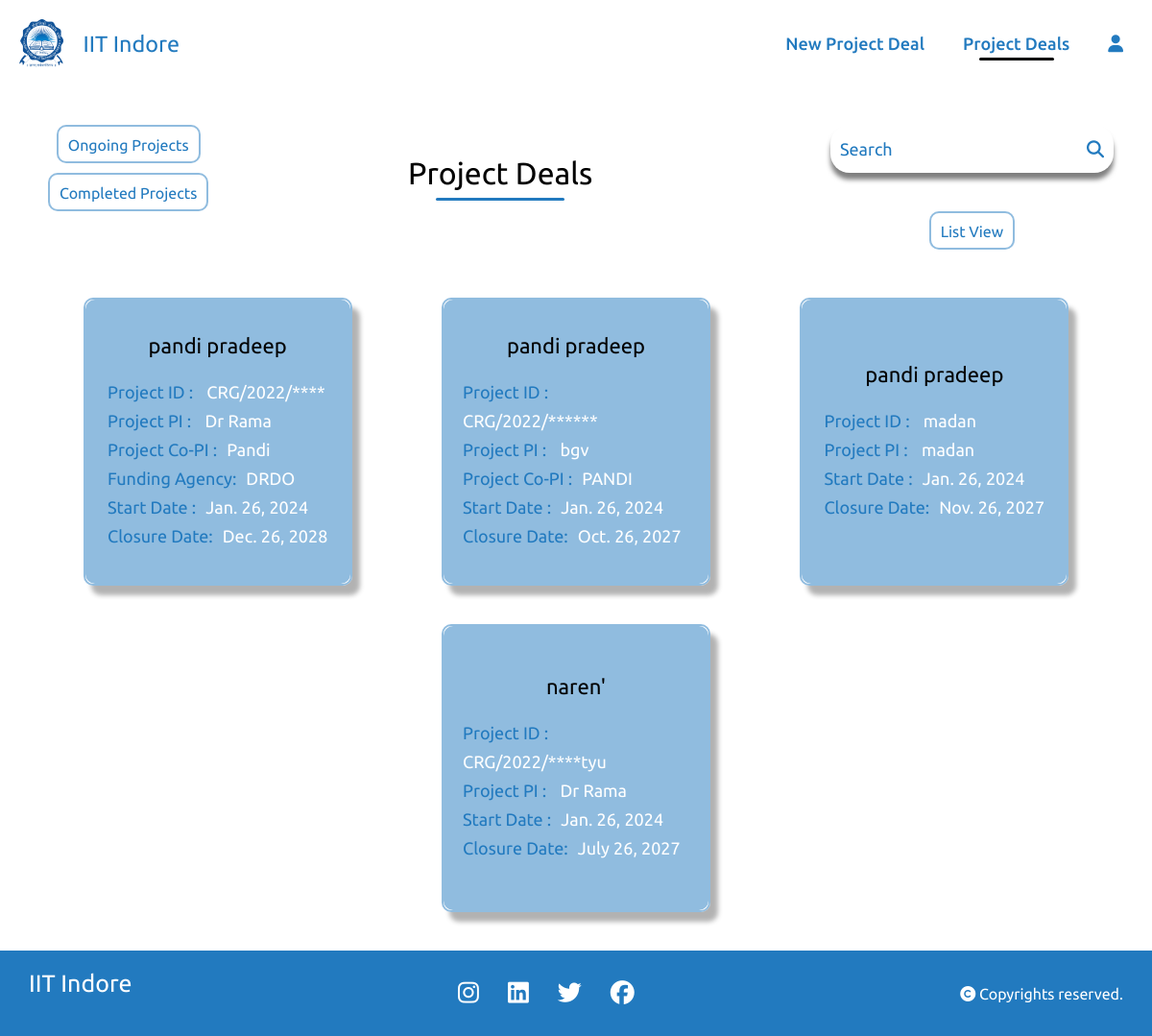
/project_list/, run on an earlier commit of the app's database.
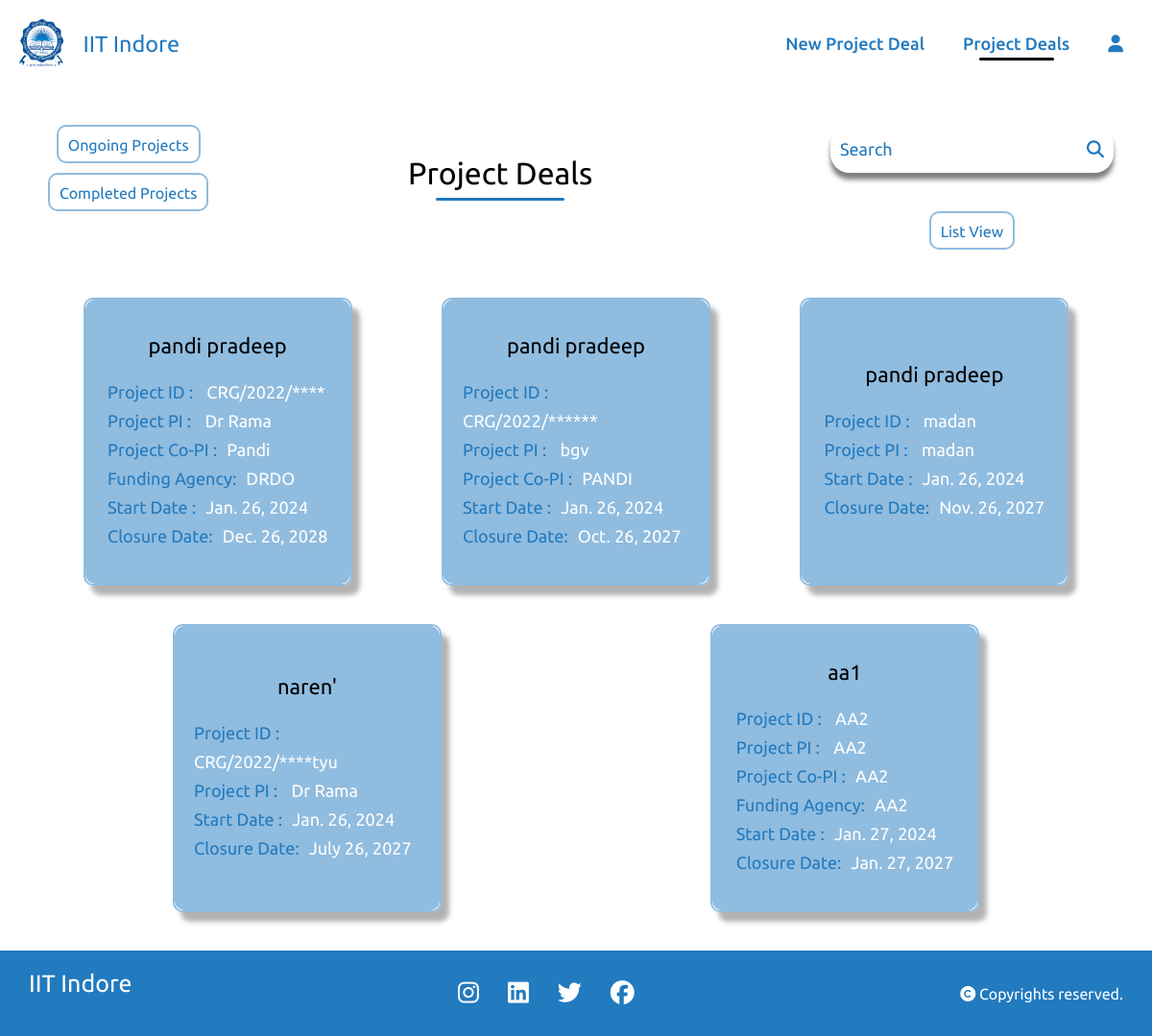
And on a later commit of the database.
### home/models.py (models this page shows)
class project_details(models.Model):
    Project_Fellowship_No = models.CharField(max_length=20,null=True,blank=True,default=None)
    Project_file_name = models.CharField(max_length=20,null=True,blank= True)
    PI_of_Project = models.CharField(max_length=20,blank=True,null=True)
    Sanctioned_Date = models.DateField(null=True)
    Project_Start_Date = models.DateField(null=True)
    Project_Closure_Date = models.DateField(null=True)
    Title_of_Project = models.CharField(max_length=50,blank=True,null=True)
    project_duration =models.IntegerField(null=True)
    financial_year_start_index = models.IntegerField(null=True)
    financial_year_end_index = models.IntegerField(null=True)
    start_month = models.IntegerField(null=True)
    end_month = models.IntegerField(null=True)
    funding_agency = models.CharField(max_length=100,blank=True,null=True)
    Co_PI_of_Project = models.CharField(max_length=100,blank=True,null=True)
    Country_Involved = models.CharField(max_length=100,blank=True,null=True)
    Category = models.CharField(max_length=100,blank=True,null=True)
    Details_of_Donors= models.CharField(max_length=100,blank=True,null=True)
    remark = models.TextField(null=True, blank=True)
    scheme_name = models.CharField(max_length=255, null=True, blank=True)
    scheme_code = models.CharField(max_length=50, null=True, blank=True)
    received_amount = models.DecimalField(max_digits=10, decimal_places=2, null=True, blank=True)
    date_of_receipt_amount = models.DateField(null=True, blank=True)
    provisional_uc = models.TextField(null=True, blank=True)
    audited_uc = models.TextField(null=True, blank=True)
    link_uc = models.URLField(null=True, blank=True)
    sanction_letters_link = models.URLField(null=True, blank=True)
    total_project_cost = models.DecimalField(max_digits=10, decimal_places=2, null=True, blank=True)
    fellowship_type = models.CharField(max_length=100, null=True, blank=True)
    TASK_CHOICES = [
        ('ongoing', 'Ongoing'),
        ('completed', 'Completed'),
    ]
    task = models.CharField(
        max_length=10,
        choices=TASK_CHOICES,
        default='ongoing',
    )

### home/views.py (the view)
# urls.py: path('project_list/',views.project_list,name='project_list'),
def project_list(request):
    projects = project_details.objects.all()
    filter_option = request.GET.get('filter')
    if filter_option == 'ongoing':
        projects = projects.filter(task='ongoing')
    elif filter_option == 'completed':
        projects = projects.filter(task='completed')
    context = {'projects': projects}
    return render(request, 'project_list.html', context)

### templates/project_list.html (shortened to what this page needs)
{% load static %}
<!DOCTYPE html>
<html lang="en">
<head>
    <link rel="stylesheet" href="{% static 'style.css' %}">
</head>
<body>
    <div class="navbar1">
        <div class="title">
            <a href="{% url "homepage" %}" class="lo">
              <img src="{% static "IITI_Logo.png" %}" class="logo">
              <h3>IIT Indore</h3>
            </a>
        </div>
        <div class="links">
            <ul>
                <li><a href="{% url "index" %}">New Project Deal</a></li>
                <li><a href="{% url "project_list" %}" class="active"> Project Deals</a></li>
                <li><a href="{% url "logout" %}"><i class="fa-solid fa-user"></i></a></li>
            </ul>
        </div>
    </div>
    <div class="titles">
      <div class="dropdown">
        <div class="dropdown-menu" aria-labelledby="dropdownMenuButton">
          <a class="dropdown-item" href="#" onclick="showOngoingProjects()">Ongoing Projects</a>
          <a class="dropdown-item" href="#" onclick="showCompletedProjects()">Completed Projects</a>
        </div>
      </div>
      <div class="sub_nav">
          <div class="project_list"><h1>Project Deals</h1></div>
      </div>
      <div class="search">
        <form class="search-bar sub_nav" method="GET" action="{% url 'project_search' %}">
            <input type="text" name="q" placeholder="Search">
            <button type="submit"><i class="fa-solid fa-magnifying-glass"></i></button>
        </form>
        <a href="{% url 'project_listwise' %}">List View</a>
      </div>
    </div>
    <div class="project-container">
        {% for project in projects %}
        <div class="book">
            <div class="buttons">
                <a href="{% url 'fill' project_id=project.id %}">
                    <button class="button">Monthly Sheet</button>
                </a>
                <a href="{% url 'mastersheet' project_id=project.id %}">
                    <button class="button">Mastersheet</button>
                </a>
            </div>
            <div class="cover">
                <div class="project-details">
                    <h4 style="text-align:center;">   {{ project.Title_of_Project }}  </h4>
                    <p><span>Project ID  :</span><span> {{ project.Project_Fellowship_No }}</span></p>
                    <p><span>Project PI :</span><span> {{ project.PI_of_Project }}</span></p>
                    {% if project.Co_PI_of_Project %}<p><span>Project Co-PI :</span><span>{{ project.Co_PI_of_Project }}</span></p>{% endif %}
                    {% if project.funding_agency %}<p><span>Funding Agency:</span><span>{{ project.funding_agency }}</span></p>{% endif %}
                    <p><span>Start Date     :</span><span>{{ project.Project_Start_Date }}</span></p>
                    <p><span>Closure Date:</span><span>{{ project.Project_Closure_Date }}</span></p>
                </div>
            </div>
           </div>
        {% endfor %}
    </div>
    <footer>
        <div class="footer">
          <div class="info">
            <h4>IIT Indore</h4>
          </div>
          <div class="social">
            <ul>
              <li><a href="#"><i class="fa-brands fa-instagram"></i></a></li>
              <li><a href="#"><i class="fa-brands fa-linkedin"></i></a></li>
              <li><a href="#"><i class="fa-brands fa-twitter"></i></a></li>
              <li><a href="#"><i class="fa-brands fa-facebook"></i></a></li>
            </ul>
          </div>
          <div class="rights">
            <p><i class="fa-solid fa-copyright"></i> Copyrights reserved.</p>
          </div>
        </div>
      </footer>
</body>
</html>

What changed in the data, as far as the page shows it:
added project_details: Title_of_Project "aa1", Project_Fellowship_No "AA2", PI_of_Project "AA2", Co_PI_of_Project "AA2", funding_agency "AA2", Project_Start_Date "Jan. 27, 2024", Project_Closure_Date "Jan. 27, 2027"
